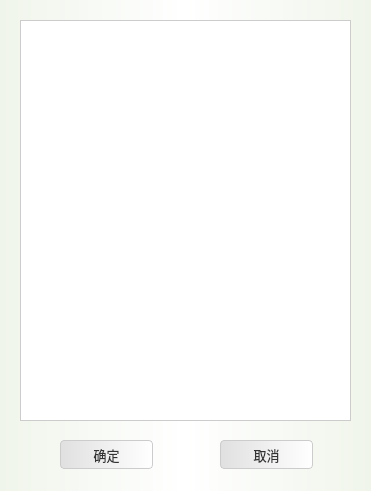
<?xml version="1.0" encoding="UTF-8"?>
<ui version="4.0">
 <class>dlg_seat</class>
 <widget class="QDialog" name="dlg_seat">
  <property name="geometry">
   <rect>
    <x>0</x>
    <y>0</y>
    <width>371</width>
    <height>491</height>
   </rect>
  </property>
  <property name="windowTitle">
   <string>Dialog</string>
  </property>
  <property name="styleSheet">
   <string notr="true"> QDialog{   background: qlineargradient(spread:pad, x1:0, y1:0, x2:1, y2:0, stop:0 rgba(240, 245, 235, 1), stop:0.5 rgba(255, 255, 255, 1), stop:1 rgba(240, 245, 235, 1)); /* Gradient from light green to white to light green */
    color: #333333; /* Dark Grey */
    font-family: &quot;Segoe UI&quot;, sans-serif;
    font-size: 10pt;
}
QTableWidget {
    background-color: #FFFFFF; /* White */
    color: #333333; /* Dark Grey */
    gridline-color: #CCCCCC; /* Light Grey */
    border: 1px solid #CCCCCC; /* Light Grey Border */
    font-family: &quot;Segoe UI&quot;, sans-serif;
    font-size: 10pt;
}
QLineEdit{
background-color: #FFFFFF; /* White */
    color: #333333; /* Dark Grey */
    gridline-color: #CCCCCC; /* Light Grey */
    border: 1px solid #CCCCCC; /* Light Grey Border */
    font-family: &quot;Segoe UI&quot;, sans-serif;
    font-size: 10pt;
}

/* Buttons common style */

QPushButton {
    background: qlineargradient(spread:pad, x1:0, y1:0, x2:1, y2:0, stop:0 #E0E0E0, stop:1 #FFFFFF); /* Light Grey to White Gradient */
    color: #333333; /* Dark Grey */
    border: 1px solid #CCCCCC; /* Light Grey Border */
    border-radius: 4px;
    padding: 5px;
    font-family: &quot;Segoe UI&quot;, sans-serif;
    font-size: 10pt;
}

QPushButton:hover {
    background-color: #D6D6D6; /* Slightly Darker Grey */
}

QPushButton:pressed {
    background-color: #BFBFBF; /* Darker Grey */
}
/* Common background widget style */

</string>
  </property>
  <widget class="QPushButton" name="btn_enter">
   <property name="geometry">
    <rect>
     <x>60</x>
     <y>440</y>
     <width>93</width>
     <height>29</height>
    </rect>
   </property>
   <property name="text">
    <string>确定</string>
   </property>
  </widget>
  <widget class="QPushButton" name="btn_exit">
   <property name="geometry">
    <rect>
     <x>220</x>
     <y>440</y>
     <width>93</width>
     <height>29</height>
    </rect>
   </property>
   <property name="text">
    <string>取消</string>
   </property>
  </widget>
  <widget class="QTableWidget" name="tableWidget">
   <property name="geometry">
    <rect>
     <x>20</x>
     <y>20</y>
     <width>331</width>
     <height>401</height>
    </rect>
   </property>
   <attribute name="horizontalHeaderStretchLastSection">
    <bool>true</bool>
   </attribute>
  </widget>
 </widget>
 <resources/>
 <connections/>
</ui>
